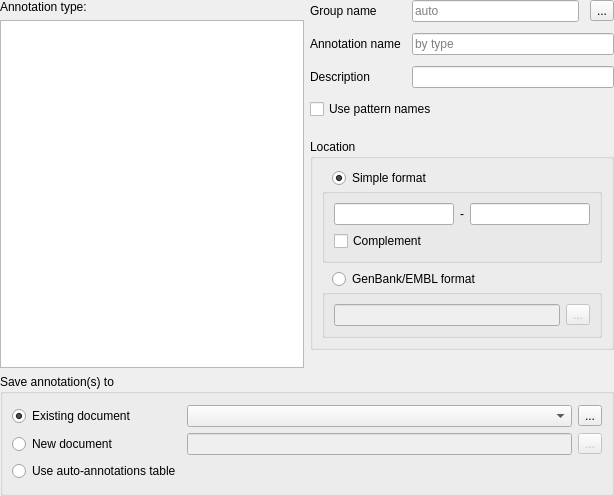
<?xml version="1.0" encoding="UTF-8"?>
<ui version="4.0">
 <class>CreateAnnotationFullWidget</class>
 <widget class="QWidget" name="CreateAnnotationFullWidget">
  <property name="geometry">
   <rect>
    <x>0</x>
    <y>0</y>
    <width>614</width>
    <height>496</height>
   </rect>
  </property>
  <property name="sizePolicy">
   <sizepolicy hsizetype="Preferred" vsizetype="Preferred">
    <horstretch>0</horstretch>
    <verstretch>0</verstretch>
   </sizepolicy>
  </property>
  <property name="windowTitle">
   <string>Create Annotations</string>
  </property>
  <layout class="QVBoxLayout" name="mainLayout">
   <property name="sizeConstraint">
    <enum>QLayout::SetMinAndMaxSize</enum>
   </property>
   <property name="leftMargin">
    <number>0</number>
   </property>
   <property name="topMargin">
    <number>0</number>
   </property>
   <property name="rightMargin">
    <number>0</number>
   </property>
   <property name="bottomMargin">
    <number>0</number>
   </property>
   <item>
    <layout class="QHBoxLayout" name="annotationParametersLayout" stretch="0,0">
     <property name="sizeConstraint">
      <enum>QLayout::SetMinAndMaxSize</enum>
     </property>
     <item>
      <layout class="QVBoxLayout" name="verticalLayout" stretch="0,1">
       <property name="sizeConstraint">
        <enum>QLayout::SetMinAndMaxSize</enum>
       </property>
       <item>
        <widget class="QLabel" name="lblAnnotationType">
         <property name="text">
          <string>Annotation type:</string>
         </property>
        </widget>
       </item>
       <item>
        <widget class="QListWidget" name="lwAnnotationType">
         <property name="sizePolicy">
          <sizepolicy hsizetype="Expanding" vsizetype="Minimum">
           <horstretch>0</horstretch>
           <verstretch>0</verstretch>
          </sizepolicy>
         </property>
        </widget>
       </item>
      </layout>
     </item>
     <item>
      <layout class="QVBoxLayout" name="spacerLayout" stretch="1,0">
       <property name="spacing">
        <number>0</number>
       </property>
       <property name="sizeConstraint">
        <enum>QLayout::SetMinAndMaxSize</enum>
       </property>
       <property name="bottomMargin">
        <number>0</number>
       </property>
       <item>
        <layout class="QVBoxLayout" name="parametersLayout">
         <property name="spacing">
          <number>20</number>
         </property>
         <property name="sizeConstraint">
          <enum>QLayout::SetMinAndMaxSize</enum>
         </property>
         <property name="topMargin">
          <number>0</number>
         </property>
         <property name="bottomMargin">
          <number>0</number>
         </property>
         <item>
          <layout class="QGridLayout" name="gridLayout">
           <property name="sizeConstraint">
            <enum>QLayout::SetMinAndMaxSize</enum>
           </property>
           <property name="spacing">
            <number>11</number>
           </property>
           <item row="1" column="0">
            <widget class="QLabel" name="lblAnnotationName">
             <property name="text">
              <string>Annotation name</string>
             </property>
            </widget>
           </item>
           <item row="3" column="0" colspan="3">
            <widget class="QCheckBox" name="chbUsePatternNames">
             <property name="toolTip">
              <string>Use names of patterns as annotations names. In case the patterns are in FASTA format</string>
             </property>
             <property name="text">
              <string>Use pattern names</string>
             </property>
            </widget>
           </item>
           <item row="0" column="0">
            <widget class="QLabel" name="lblGroupName">
             <property name="text">
              <string>Group name</string>
             </property>
            </widget>
           </item>
           <item row="0" column="2">
            <widget class="QToolButton" name="tbSelectGroupName">
             <property name="toolTip">
              <string>Predefined group names</string>
             </property>
             <property name="text">
              <string>...</string>
             </property>
             <property name="icon">
              <iconset resource="../../U2Gui.qrc">
               <normaloff>:/core/images/group_auto.png</normaloff>:/core/images/group_auto.png</iconset>
             </property>
            </widget>
           </item>
           <item row="1" column="1" colspan="2">
            <widget class="QLineEdit" name="leAnnotationName">
             <property name="maxLength">
              <number>100</number>
             </property>
             <property name="placeholderText">
              <string>by type</string>
             </property>
            </widget>
           </item>
           <item row="2" column="1" colspan="2">
            <widget class="QLineEdit" name="leDescription"/>
           </item>
           <item row="2" column="0">
            <widget class="QLabel" name="lblDescription">
             <property name="text">
              <string>Description</string>
             </property>
            </widget>
           </item>
           <item row="0" column="1">
            <widget class="QLineEdit" name="leGroupName">
             <property name="placeholderText">
              <string>auto</string>
             </property>
            </widget>
           </item>
          </layout>
         </item>
         <item>
          <widget class="QGroupBox" name="gbLocation">
           <property name="sizePolicy">
            <sizepolicy hsizetype="Preferred" vsizetype="Minimum">
             <horstretch>0</horstretch>
             <verstretch>0</verstretch>
            </sizepolicy>
           </property>
           <property name="title">
            <string>Location</string>
           </property>
           <layout class="QVBoxLayout" name="verticalLayout_2">
            <property name="sizeConstraint">
             <enum>QLayout::SetMinAndMaxSize</enum>
            </property>
            <item>
             <layout class="QVBoxLayout" name="verticalLayout_4">
              <property name="spacing">
               <number>0</number>
              </property>
              <item>
               <layout class="QHBoxLayout" name="horizontalLayout_5">
                <item>
                 <spacer name="horizontalSpacer_2">
                  <property name="orientation">
                   <enum>Qt::Horizontal</enum>
                  </property>
                  <property name="sizeType">
                   <enum>QSizePolicy::Fixed</enum>
                  </property>
                  <property name="sizeHint" stdset="0">
                   <size>
                    <width>10</width>
                    <height>0</height>
                   </size>
                  </property>
                 </spacer>
                </item>
                <item>
                 <widget class="QRadioButton" name="rbSimpleFormat">
                  <property name="text">
                   <string>Simple format</string>
                  </property>
                  <property name="checked">
                   <bool>true</bool>
                  </property>
                 </widget>
                </item>
               </layout>
              </item>
              <item>
               <widget class="QGroupBox" name="gbSimpleFormat">
                <layout class="QVBoxLayout" name="verticalLayout_3">
                 <property name="sizeConstraint">
                  <enum>QLayout::SetMinAndMaxSize</enum>
                 </property>
                 <item>
                  <layout class="QHBoxLayout" name="horizontalLayout">
                   <property name="sizeConstraint">
                    <enum>QLayout::SetMinAndMaxSize</enum>
                   </property>
                   <item>
                    <widget class="QLineEdit" name="leRegionStart"/>
                   </item>
                   <item>
                    <widget class="QLabel" name="lblDash">
                     <property name="text">
                      <string>-</string>
                     </property>
                    </widget>
                   </item>
                   <item>
                    <widget class="QLineEdit" name="leRegionEnd"/>
                   </item>
                  </layout>
                 </item>
                 <item>
                  <widget class="QCheckBox" name="chbComplement">
                   <property name="text">
                    <string>Complement</string>
                   </property>
                  </widget>
                 </item>
                </layout>
               </widget>
              </item>
             </layout>
            </item>
            <item>
             <layout class="QVBoxLayout" name="verticalLayout_5">
              <property name="spacing">
               <number>0</number>
              </property>
              <item>
               <layout class="QHBoxLayout" name="horizontalLayout_3">
                <item>
                 <spacer name="horizontalSpacer">
                  <property name="orientation">
                   <enum>Qt::Horizontal</enum>
                  </property>
                  <property name="sizeType">
                   <enum>QSizePolicy::Fixed</enum>
                  </property>
                  <property name="sizeHint" stdset="0">
                   <size>
                    <width>10</width>
                    <height>0</height>
                   </size>
                  </property>
                 </spacer>
                </item>
                <item>
                 <widget class="QRadioButton" name="rbGenbankFormat">
                  <property name="text">
                   <string>GenBank/EMBL format</string>
                  </property>
                 </widget>
                </item>
               </layout>
              </item>
              <item>
               <widget class="QGroupBox" name="gbGenbankFormat">
                <property name="enabled">
                 <bool>false</bool>
                </property>
                <layout class="QHBoxLayout" name="horizontalLayout_2">
                 <property name="sizeConstraint">
                  <enum>QLayout::SetMinAndMaxSize</enum>
                 </property>
                 <item>
                  <widget class="QLineEdit" name="leLocation">
                   <property name="toolTip">
                    <string>Annotation location in GenBank format</string>
                   </property>
                  </widget>
                 </item>
                 <item>
                  <widget class="QToolButton" name="tbDoComplement">
                   <property name="toolTip">
                    <string>Add/remove complement flag</string>
                   </property>
                   <property name="text">
                    <string>...</string>
                   </property>
                   <property name="icon">
                    <iconset resource="../../U2Gui.qrc">
                     <normaloff>:/core/images/do_complement.png</normaloff>:/core/images/do_complement.png</iconset>
                   </property>
                  </widget>
                 </item>
                </layout>
               </widget>
              </item>
             </layout>
            </item>
           </layout>
          </widget>
         </item>
        </layout>
       </item>
       <item>
        <spacer name="verticalSpacer">
         <property name="orientation">
          <enum>Qt::Vertical</enum>
         </property>
         <property name="sizeHint" stdset="0">
          <size>
           <width>20</width>
           <height>0</height>
          </size>
         </property>
        </spacer>
       </item>
      </layout>
     </item>
    </layout>
   </item>
   <item>
    <widget class="QGroupBox" name="gbSaveAnnotationsInnerWidget">
     <property name="title">
      <string>Save annotation(s) to</string>
     </property>
     <layout class="QVBoxLayout" name="verticalLayout_6">
      <item>
       <widget class="QWidget" name="saveAnnotationsInnerWidget" native="true">
        <property name="sizePolicy">
         <sizepolicy hsizetype="Preferred" vsizetype="Preferred">
          <horstretch>0</horstretch>
          <verstretch>0</verstretch>
         </sizepolicy>
        </property>
        <property name="toolTip">
         <string>Choose a file to store the annotations</string>
        </property>
        <layout class="QGridLayout" name="saveAnnotationsLayout">
         <property name="sizeConstraint">
          <enum>QLayout::SetMinAndMaxSize</enum>
         </property>
         <property name="leftMargin">
          <number>0</number>
         </property>
         <property name="topMargin">
          <number>0</number>
         </property>
         <property name="rightMargin">
          <number>0</number>
         </property>
         <property name="bottomMargin">
          <number>5</number>
         </property>
         <item row="1" column="0">
          <widget class="QRadioButton" name="rbExistingTable">
           <property name="text">
            <string>Existing document</string>
           </property>
           <property name="checked">
            <bool>true</bool>
           </property>
          </widget>
         </item>
         <item row="2" column="2">
          <widget class="QToolButton" name="tbBrowseNewTable">
           <property name="enabled">
            <bool>false</bool>
           </property>
           <property name="text">
            <string>...</string>
           </property>
          </widget>
         </item>
         <item row="2" column="1">
          <widget class="QLineEdit" name="leNewTablePath">
           <property name="enabled">
            <bool>false</bool>
           </property>
          </widget>
         </item>
         <item row="2" column="0">
          <widget class="QRadioButton" name="rbCreateNewTable">
           <property name="text">
            <string>New document</string>
           </property>
          </widget>
         </item>
         <item row="3" column="0">
          <widget class="QRadioButton" name="rbUseAutoTable">
           <property name="text">
            <string>Use auto-annotations table</string>
           </property>
          </widget>
         </item>
         <item row="1" column="2">
          <widget class="QToolButton" name="tbBrowseExistingTable">
           <property name="text">
            <string>...</string>
           </property>
           <property name="icon">
            <iconset resource="../../U2Gui.qrc">
             <normaloff>:/core/images/load_selected_documents.png</normaloff>:/core/images/load_selected_documents.png</iconset>
           </property>
          </widget>
         </item>
         <item row="1" column="1">
          <widget class="QComboBox" name="cbExistingTable">
           <property name="sizeAdjustPolicy">
            <enum>QComboBox::AdjustToContentsOnFirstShow</enum>
           </property>
          </widget>
         </item>
        </layout>
       </widget>
      </item>
     </layout>
    </widget>
   </item>
  </layout>
 </widget>
 <tabstops>
  <tabstop>lwAnnotationType</tabstop>
  <tabstop>leGroupName</tabstop>
  <tabstop>tbSelectGroupName</tabstop>
  <tabstop>leAnnotationName</tabstop>
  <tabstop>leDescription</tabstop>
  <tabstop>chbUsePatternNames</tabstop>
  <tabstop>rbSimpleFormat</tabstop>
  <tabstop>leRegionStart</tabstop>
  <tabstop>leRegionEnd</tabstop>
  <tabstop>chbComplement</tabstop>
  <tabstop>rbGenbankFormat</tabstop>
  <tabstop>leLocation</tabstop>
  <tabstop>tbDoComplement</tabstop>
  <tabstop>rbExistingTable</tabstop>
  <tabstop>cbExistingTable</tabstop>
  <tabstop>tbBrowseExistingTable</tabstop>
  <tabstop>rbCreateNewTable</tabstop>
  <tabstop>leNewTablePath</tabstop>
  <tabstop>tbBrowseNewTable</tabstop>
  <tabstop>rbUseAutoTable</tabstop>
 </tabstops>
 <resources>
  <include location="../../U2Gui.qrc"/>
 </resources>
 <connections>
  <connection>
   <sender>rbExistingTable</sender>
   <signal>toggled(bool)</signal>
   <receiver>cbExistingTable</receiver>
   <slot>setEnabled(bool)</slot>
   <hints>
    <hint type="sourcelabel">
     <x>98</x>
     <y>387</y>
    </hint>
    <hint type="destinationlabel">
     <x>484</x>
     <y>384</y>
    </hint>
   </hints>
  </connection>
  <connection>
   <sender>rbExistingTable</sender>
   <signal>toggled(bool)</signal>
   <receiver>tbBrowseExistingTable</receiver>
   <slot>setEnabled(bool)</slot>
   <hints>
    <hint type="sourcelabel">
     <x>98</x>
     <y>387</y>
    </hint>
    <hint type="destinationlabel">
     <x>793</x>
     <y>382</y>
    </hint>
   </hints>
  </connection>
  <connection>
   <sender>rbCreateNewTable</sender>
   <signal>toggled(bool)</signal>
   <receiver>leNewTablePath</receiver>
   <slot>setEnabled(bool)</slot>
   <hints>
    <hint type="sourcelabel">
     <x>98</x>
     <y>425</y>
    </hint>
    <hint type="destinationlabel">
     <x>487</x>
     <y>425</y>
    </hint>
   </hints>
  </connection>
  <connection>
   <sender>rbCreateNewTable</sender>
   <signal>toggled(bool)</signal>
   <receiver>tbBrowseNewTable</receiver>
   <slot>setEnabled(bool)</slot>
   <hints>
    <hint type="sourcelabel">
     <x>98</x>
     <y>425</y>
    </hint>
    <hint type="destinationlabel">
     <x>794</x>
     <y>426</y>
    </hint>
   </hints>
  </connection>
  <connection>
   <sender>rbSimpleFormat</sender>
   <signal>toggled(bool)</signal>
   <receiver>gbSimpleFormat</receiver>
   <slot>setEnabled(bool)</slot>
   <hints>
    <hint type="sourcelabel">
     <x>450</x>
     <y>162</y>
    </hint>
    <hint type="destinationlabel">
     <x>440</x>
     <y>211</y>
    </hint>
   </hints>
  </connection>
  <connection>
   <sender>rbGenbankFormat</sender>
   <signal>toggled(bool)</signal>
   <receiver>gbGenbankFormat</receiver>
   <slot>setEnabled(bool)</slot>
   <hints>
    <hint type="sourcelabel">
     <x>450</x>
     <y>271</y>
    </hint>
    <hint type="destinationlabel">
     <x>440</x>
     <y>310</y>
    </hint>
   </hints>
  </connection>
 </connections>
</ui>
